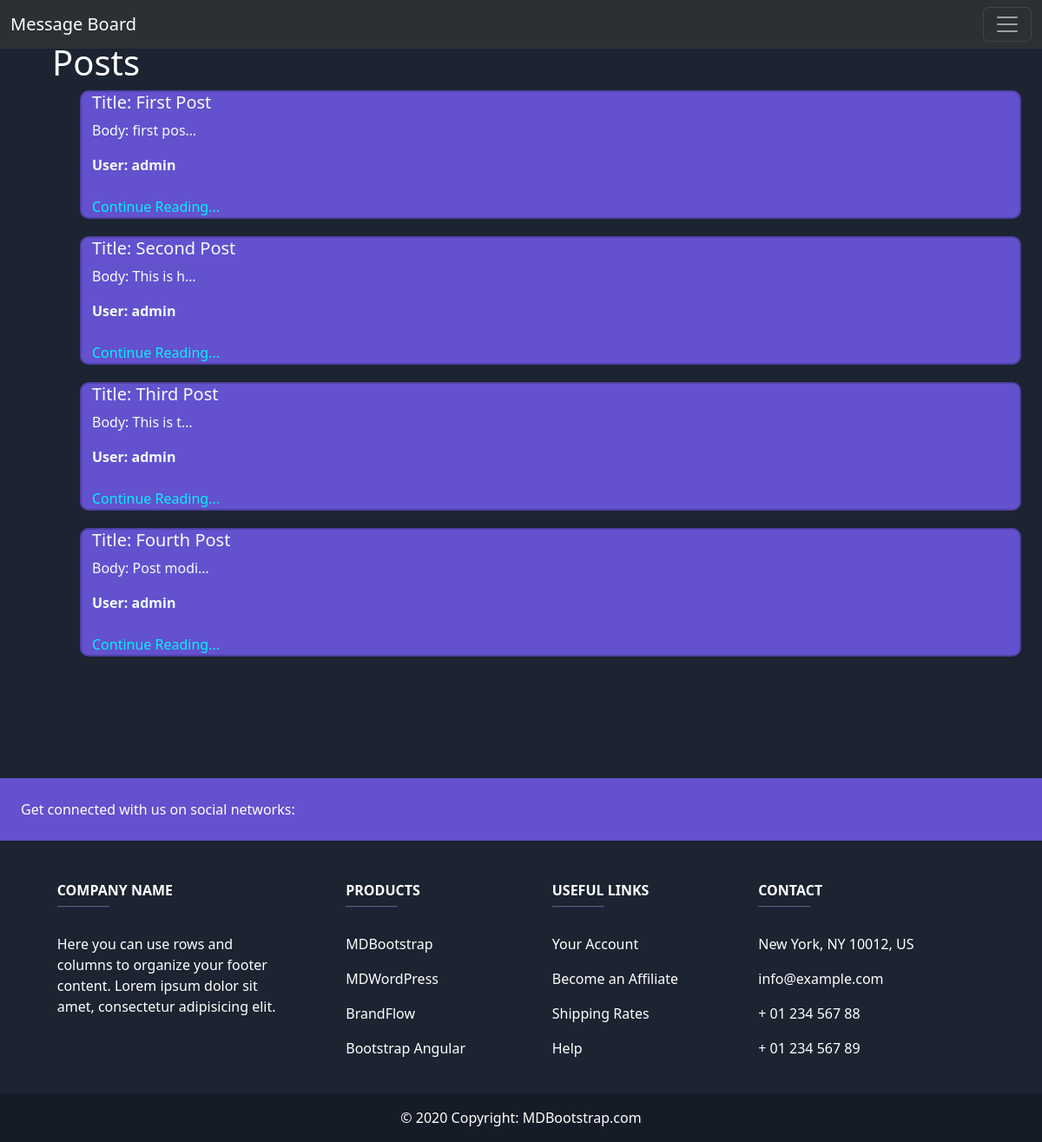
/posts/, run on the app's committed database.
### posts/models.py (models this page shows, shortened)
class Post(models.Model): # Classes in Python follow Camel Case notation: class ProductsToSave
    title = models.CharField(max_length=128) # Text
    subtitle = models.CharField(max_length=256) # Text
    body = models.TextField() # Text
    created_on = models.DateTimeField(auto_now_add=True)
    author = models.ForeignKey(
        get_user_model(),
        on_delete=models.CASCADE
    )

### posts/views.py (the view)
# urls.py: path("", PostListView.as_view(), name="posts_list"),
class PostListView(ListView):
    template_name = "posts/list.html"
    model = Post
    context_object_name = "posts"

### templates/posts/list.html (shortened to what this page needs)
{% extends 'base.html' %}
{% load static %}
{% block css %}
    <link rel="stylesheet" href="{% static 'css/list.css' %}">
{% endblock css %}
{% block content %}
    <h1>Posts</h1>
    <ul>
        {% for item in posts %}
            <div class="card container-fluid">
                <h5>Title: {{ item.title }}</h5>
                <p>Body: {{ item.body|truncatechars:10 }}</p>
                <span><strong>User: {{ item.author }}</strong></span>
                <br>
                <a href="{% url 'post_detail' item.id %}">Continue Reading...</a>
            </div>
        {% endfor %}
    </ul>
{% endblock content %}

### static/css/base.css (style rules this page uses)
body { background-color: #1c2331; color: white; }

### static/css/list.css (style rules this page uses)
.card { background-color: #6351ce; color: azure; display: flex; border: solid 2px rgba(0, 0, 0, 0.2); border-radius: 10px; margin-bottom: 20px; margin-right: 10px; }
a { text-decoration: none; color: rgb(5, 240, 248); }
ul { display: flex; flex-direction: column; }

### data on the page
Post: title "First Post", body "first pos…", author "admin"
Post: title "Second Post", body "This is h…", author "admin"
Post: title "Third Post", body "This is t…", author "admin"
Post: title "Fourth Post", body "Post modi…", author "admin"
